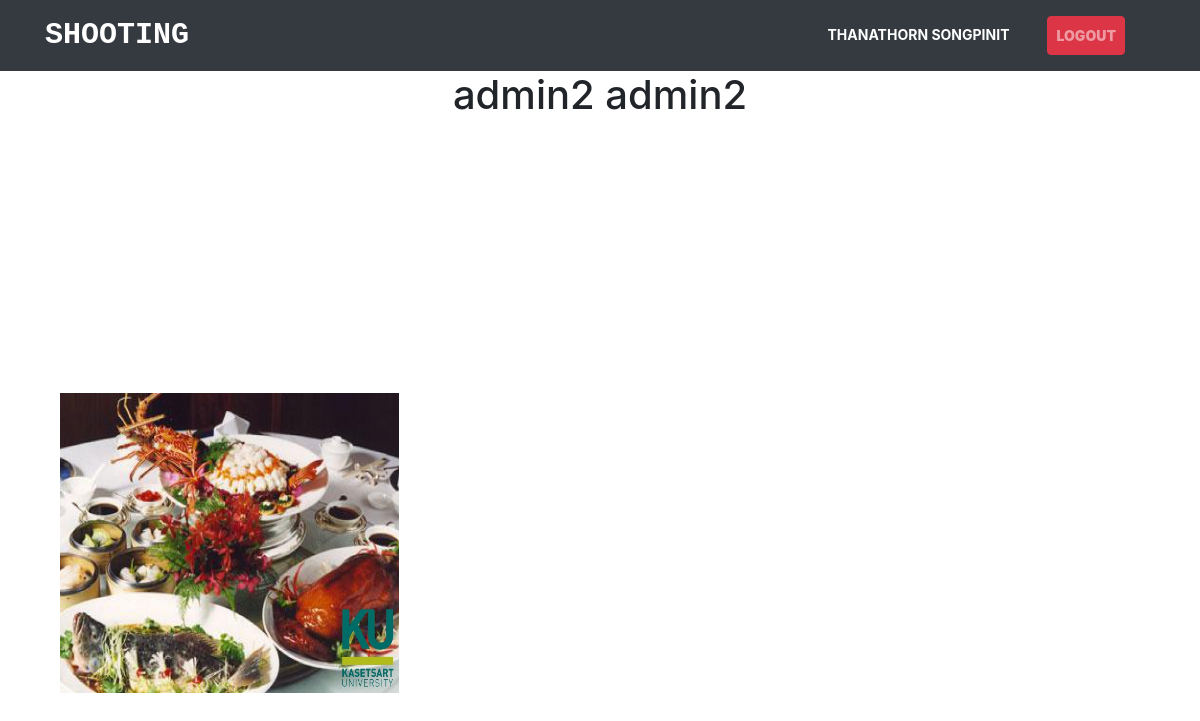
Page /cart-profile.php?userID=2 (signed in) on the committed database.
### tables this page shows
CREATE TABLE `member` (
  `user_id` int(11) NOT NULL,
  `q` int(11) DEFAULT NULL,
  `username` varchar(10) NOT NULL,
  `password` varchar(10) NOT NULL,
  `firstname` varchar(1000) NOT NULL,
  `lastname` varchar(1000) NOT NULL,
  `email` varchar(50) NOT NULL,
  `phone` varchar(10) NOT NULL,
  `status` varchar(10) NOT NULL
);

CREATE TABLE `photo` (
  `img_id` int(11) NOT NULL,
  `img_name` varchar(1000) NOT NULL,
  `img_path` varchar(1000) NOT NULL,
  `img_type` varchar(10) NOT NULL,
  `img_title` varchar(100) NOT NULL,
  `img_watermark` varchar(1000) NOT NULL,
  `user_id` int(11) NOT NULL
);

### cart-profile.php (the view, shortened to what this page needs)
<?php
require ("connection.php");
    $user_id = $_GET['userID'];
    $user_own = $db->prepare("select * from member where user_id = '$user_id'");
    $user_own->execute();
    $user_own = $user_own->fetch(PDO::FETCH_ASSOC);
$username = $_SESSION['username'];
$user_stmt = $db->prepare("select * from member where username = '$username'");
$user_stmt->execute();
$user = $user_stmt->fetch(PDO::FETCH_ASSOC);
?>
<html>
<head>
    <link rel="stylesheet" href="css/style.css">
    <link rel="stylesheet" href="css/lightbox.css">
    <link rel="stylesheet" href="https://cdn.jsdelivr.net/npm/bootstrap@4.5.3/dist/css/bootstrap.min.css">
</head>
<body>
<nav class="navbar navbar-expand-lg navbar-dark bg-dark">
    <div class="container">
        <a class="navbar-brand" href="index.php"><strong style="font-family: monospace;font-size: 30px">SHOOTING</strong></a>
        <div class="col-auto">
            <div class="collapse navbar-collapse" id="navbarSupportedContent">
                <ul class="navbar-nav mr-auto">
                    <li class="nav-item active">
                        <a class="nav-link" href="cart-profile.php?userID=<?php echo $user['user_id']?>">
                            <?php
                            echo $user['firstname']." ".$user['lastname'];
                            ?>
                        </a>
                    </li>
                    <li class="nav-item">
                        <a href="index.php?logout=1" class="nav-link btn btn-danger"><strong>Logout</strong></a>
                    </li>
                </ul>
            </div>
        </div>
    </div>
</nav>
<h1 class="text-center"> <?php echo $user_own["firstname"]." ".$user_own["lastname"]; ?></h1>
<div class="container">
<section class="photo">
    <div class="container">
        <div class="photo-grid">
            <?php
            $stmt = $db->prepare("SELECT * FROM photo  where user_id = {$user_own["user_id"]} ORDER BY img_id DESC");
            if($stmt->execute()){
                while($img = $stmt->fetch(PDO::FETCH_ASSOC)){
                    ?>
                    <div class="photo-grid--item">
                        <a href="cart-image.php?id=<?php echo $img['img_id'];?>">
                            <img src="<?php echo $img['img_watermark']?>" alt="">
                        </a>
                    </div>
                    <?php
                }
            }
            ?>
        </div>
    </div>
</section>
</div>
</body>
</html>

### css/style.css (style rules this page uses)
.navbar-dark .navbar-nav .nav-link { font-weight: 700; font-size: 14px; text-transform: uppercase; }
.navbar-dark .navbar-nav .nav-link { margin: 0 15px; }
.photo-grid { margin-top: 2rem; display: grid; grid-template-columns: 1fr 1fr 1fr; grid-gap: 2rem; }
.photo-grid--item { width: 100%; height: 300px; }
.photo-grid--item img { width: 100%; height: 100%; }
html,body { background-size: cover; background-repeat: no-repeat; height: 100%; font-family: 'Numans', sans-serif; }
.container { height: 100%; align-content: center; }
body { background-color: #525252; }

### rows in the picture
member: firstname "THANATHORN", lastname "SONGPINIT"
member: firstname "admin2", lastname "admin2"
photo: img_watermark (picture)
